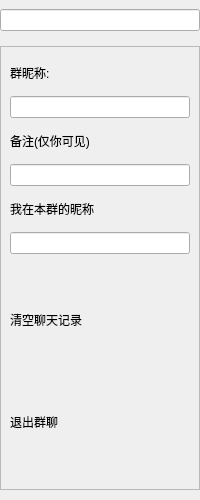
<?xml version="1.0" encoding="UTF-8"?>
<ui version="4.0">
 <class>ChatGroupInfoShow</class>
 <widget class="QDialog" name="ChatGroupInfoShow">
  <property name="geometry">
   <rect>
    <x>0</x>
    <y>0</y>
    <width>200</width>
    <height>500</height>
   </rect>
  </property>
  <property name="minimumSize">
   <size>
    <width>200</width>
    <height>500</height>
   </size>
  </property>
  <property name="maximumSize">
   <size>
    <width>200</width>
    <height>500</height>
   </size>
  </property>
  <property name="windowTitle">
   <string>ChatGroupInfoShow</string>
  </property>
  <layout class="QVBoxLayout" name="verticalLayout">
   <property name="leftMargin">
    <number>0</number>
   </property>
   <property name="topMargin">
    <number>0</number>
   </property>
   <property name="rightMargin">
    <number>0</number>
   </property>
   <property name="bottomMargin">
    <number>10</number>
   </property>
   <item>
    <widget class="QWidget" name="widget" native="true">
     <property name="minimumSize">
      <size>
       <width>0</width>
       <height>40</height>
      </size>
     </property>
     <property name="maximumSize">
      <size>
       <width>16777215</width>
       <height>40</height>
      </size>
     </property>
     <layout class="QVBoxLayout" name="verticalLayout_2">
      <property name="spacing">
       <number>0</number>
      </property>
      <property name="leftMargin">
       <number>0</number>
      </property>
      <property name="topMargin">
       <number>0</number>
      </property>
      <property name="rightMargin">
       <number>0</number>
      </property>
      <property name="bottomMargin">
       <number>0</number>
      </property>
      <item>
       <widget class="QLineEdit" name="lineEdit"/>
      </item>
     </layout>
    </widget>
   </item>
   <item>
    <widget class="QWidget" name="widget_4" native="true">
     <layout class="QVBoxLayout" name="verticalLayout_3">
      <property name="spacing">
       <number>0</number>
      </property>
      <property name="leftMargin">
       <number>0</number>
      </property>
      <property name="topMargin">
       <number>0</number>
      </property>
      <property name="rightMargin">
       <number>0</number>
      </property>
      <property name="bottomMargin">
       <number>0</number>
      </property>
      <item>
       <widget class="QWidget" name="widget_3" native="true">
        <layout class="QVBoxLayout" name="verticalLayout_4">
         <property name="spacing">
          <number>0</number>
         </property>
         <property name="leftMargin">
          <number>0</number>
         </property>
         <property name="topMargin">
          <number>0</number>
         </property>
         <property name="rightMargin">
          <number>0</number>
         </property>
         <property name="bottomMargin">
          <number>0</number>
         </property>
         <item>
          <widget class="QScrollArea" name="scrollArea">
           <property name="widgetResizable">
            <bool>true</bool>
           </property>
           <widget class="QWidget" name="scrollAreaWidgetContents">
            <property name="geometry">
             <rect>
              <x>0</x>
              <y>0</y>
              <width>196</width>
              <height>440</height>
             </rect>
            </property>
            <layout class="QVBoxLayout" name="verticalLayout_5">
             <property name="spacing">
              <number>0</number>
             </property>
             <property name="leftMargin">
              <number>0</number>
             </property>
             <property name="topMargin">
              <number>0</number>
             </property>
             <property name="rightMargin">
              <number>0</number>
             </property>
             <property name="bottomMargin">
              <number>10</number>
             </property>
             <item>
              <layout class="QGridLayout" name="gridLayout"/>
             </item>
             <item>
              <widget class="QWidget" name="widget_2" native="true">
               <layout class="QVBoxLayout" name="verticalLayout_6">
                <item>
                 <widget class="QLabel" name="group_nick_label">
                  <property name="text">
                   <string>群昵称:</string>
                  </property>
                 </widget>
                </item>
                <item>
                 <widget class="QLineEdit" name="group_nick_edit"/>
                </item>
                <item>
                 <widget class="QLabel" name="back_label">
                  <property name="text">
                   <string>备注(仅你可见)</string>
                  </property>
                 </widget>
                </item>
                <item>
                 <widget class="QLineEdit" name="back_edit"/>
                </item>
                <item>
                 <widget class="QLabel" name="user_nick_label">
                  <property name="text">
                   <string>我在本群的昵称</string>
                  </property>
                 </widget>
                </item>
                <item>
                 <widget class="QLineEdit" name="user_nick_edit"/>
                </item>
               </layout>
              </widget>
             </item>
             <item>
              <widget class="QWidget" name="widget_5" native="true">
               <layout class="QVBoxLayout" name="verticalLayout_7">
                <item>
                 <widget class="QLabel" name="empty_label">
                  <property name="text">
                   <string>清空聊天记录</string>
                  </property>
                 </widget>
                </item>
                <item>
                 <widget class="QLabel" name="quit_label">
                  <property name="text">
                   <string>退出群聊</string>
                  </property>
                 </widget>
                </item>
               </layout>
              </widget>
             </item>
            </layout>
           </widget>
          </widget>
         </item>
        </layout>
       </widget>
      </item>
     </layout>
    </widget>
   </item>
  </layout>
 </widget>
 <resources/>
 <connections/>
</ui>
